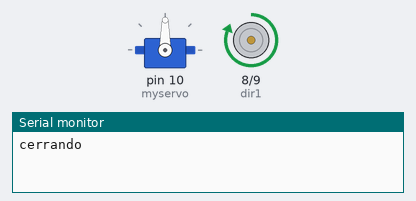
A sketch run on a simulated Arduino Uno, built with avr-gcc and run on an emulated ATmega328P. Parts: servo, motor-driver pin pairs drawn as motors (green arrow = first pin HIGH = forward, orange = second pin HIGH = backward, longer = more drive), the last lines printed to the serial monitor.

Above: at 0.05 s.
At 10.95 s:
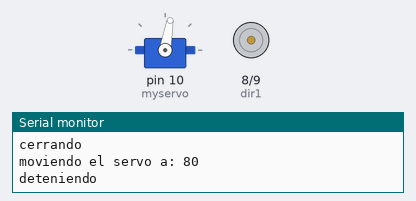
At 16.45 s:
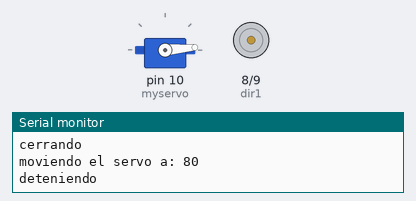
At 21.95 s:
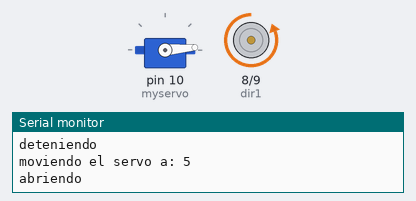
Timing chart, 0 to 28.6 s (numbered marks = the images above):
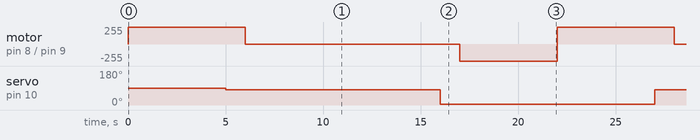

Measured:
- by itself, motor on pin 8 (dir1) / pin 9 (dir2): repeats every 22.0 s: stopped 11.0 s, backward 255/255 5.0 s, forward 255/255 6.0 s
- by itself, servo on pin 10 (myservo): alternates 80° for 11.0 s and 5° for 11.0 s

The sketch:

tornillos.ino
```cpp
#include <Servo.h>

Servo myservo;  // create servo object to control a servo

#define dir1 8
#define dir2 9

void setup() {
  pinMode(dir1, OUTPUT);
  pinMode(dir2, OUTPUT);

  myservo.attach(10);
  Serial.begin(9600);

}

void abrir(){
  digitalWrite(dir1,0);
  digitalWrite(dir2,1);
  Serial.println("abriendo");
}

void cerrar(){
  digitalWrite(dir1,1);
  digitalWrite(dir2,0);
  Serial.println("cerrando");
}

void detener(){
  digitalWrite(dir1,0);
  digitalWrite(dir2,0);
  Serial.println("deteniendo");
}

void move_servo(int a){
  myservo.write(a);                  // sets the servo position according to the scaled value
  delay(1000);
  Serial.print("moviendo el servo a: ");
  Serial.println(a);
}

void loop() {
  cerrar();
  delay(5000);
  move_servo(80);
  detener();
  delay(10000);
  //tomar foto
  move_servo(5);
  abrir();
  delay(5000);

}
```
